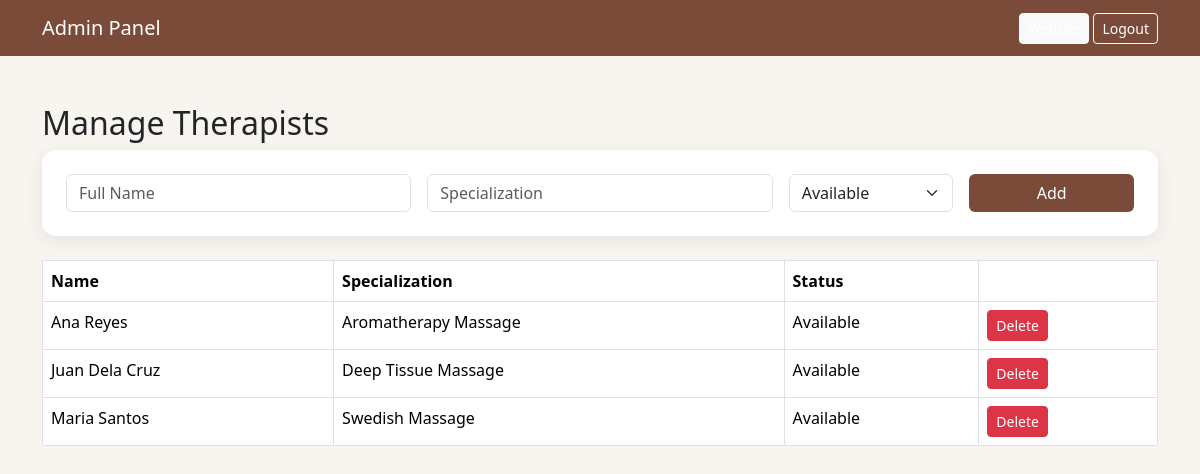
Screenshot of /admin/therapists.php (signed in) with the database file from the repository.
### tables this page shows
CREATE TABLE therapists (
  therapist_id INT AUTO_INCREMENT PRIMARY KEY,
  full_name VARCHAR(100) NOT NULL,
  specialization VARCHAR(100),
  availability_status ENUM('Available','Unavailable') DEFAULT 'Available'
);

### functions.php (called while the page is built, shortened)
<?php
function clean($data) {
    return htmlspecialchars(trim($data), ENT_QUOTES, 'UTF-8');
}
?>

### admin/therapists.php (the view, shortened to what this page needs)
<?php include 'admin_header.php';
$items = $pdo->query("SELECT * FROM therapists ORDER BY full_name")->fetchAll(PDO::FETCH_ASSOC);
?>
<div class="container my-5"><h2>Manage Therapists</h2><div class="card p-4 mb-4"><form method="post" class="row g-3"><div class="col-md-4"><input class="form-control" name="full_name" placeholder="Full Name" required></div><div class="col-md-4"><input class="form-control" name="specialization" placeholder="Specialization"></div><div class="col-md-2"><select class="form-select" name="availability_status"><option>Available</option><option>Unavailable</option></select></div><div class="col-md-2"><button name="add" class="btn btn-main w-100">Add</button></div></form></div><table class="table table-bordered"><thead><tr><th>Name</th><th>Specialization</th><th>Status</th><th></th></tr></thead><tbody><?php foreach($items as $i): ?><tr><td><?php echo clean($i['full_name']); ?></td><td><?php echo clean($i['specialization']); ?></td><td><?php echo $i['availability_status']; ?></td><td><a class="btn btn-danger btn-sm" onclick="return confirm('Delete this therapist?')" href="?delete=<?php echo $i['therapist_id']; ?>">Delete</a></td></tr><?php endforeach; ?></tbody></table></div>
<?php include 'admin_footer.php'; ?>

### assets/css/style.css (style rules this page uses)
body { background: #f8f5f0; }
.card { border: none; border-radius: 14px; box-shadow: 0 4px 18px rgba(0,0,0,.08); }
.btn-main { background: #7b4b3a; color: #fff; }
.table { background: white; }

### rows the page displays
therapists: full_name "Ana Reyes", specialization "Aromatherapy Massage", availability_status "Available"
therapists: full_name "Juan Dela Cruz", specialization "Deep Tissue Massage", availability_status "Available"
therapists: full_name "Maria Santos", specialization "Swedish Massage", availability_status "Available"
